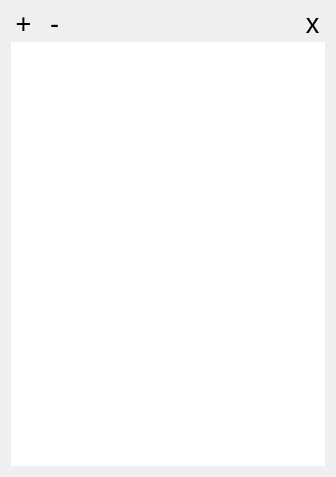
<?xml version="1.0" encoding="UTF-8"?>
<ui version="4.0">
 <class>MainWindow</class>
 <widget class="QMainWindow" name="MainWindow">
  <property name="geometry">
   <rect>
    <x>0</x>
    <y>0</y>
    <width>336</width>
    <height>477</height>
   </rect>
  </property>
  <property name="windowTitle">
   <string>Sticky Notes</string>
  </property>
  <property name="autoFillBackground">
   <bool>true</bool>
  </property>
  <widget class="QWidget" name="centralWidget">
   <property name="sizePolicy">
    <sizepolicy hsizetype="Maximum" vsizetype="Maximum">
     <horstretch>0</horstretch>
     <verstretch>0</verstretch>
    </sizepolicy>
   </property>
   <layout class="QVBoxLayout" name="verticalLayout">
    <item>
     <layout class="QHBoxLayout" name="horizontalLayout">
      <item>
       <widget class="QPushButton" name="moreButton">
        <property name="minimumSize">
         <size>
          <width>25</width>
          <height>25</height>
         </size>
        </property>
        <property name="maximumSize">
         <size>
          <width>25</width>
          <height>25</height>
         </size>
        </property>
        <property name="baseSize">
         <size>
          <width>2</width>
          <height>0</height>
         </size>
        </property>
        <property name="font">
         <font>
          <pointsize>20</pointsize>
          <weight>50</weight>
          <bold>false</bold>
         </font>
        </property>
        <property name="layoutDirection">
         <enum>Qt::LeftToRight</enum>
        </property>
        <property name="styleSheet">
         <string notr="true">QPushButton {
    border: 0px;
}</string>
        </property>
        <property name="text">
         <string>+</string>
        </property>
       </widget>
      </item>
      <item>
       <widget class="QPushButton" name="deleteButton">
        <property name="minimumSize">
         <size>
          <width>25</width>
          <height>25</height>
         </size>
        </property>
        <property name="maximumSize">
         <size>
          <width>25</width>
          <height>25</height>
         </size>
        </property>
        <property name="baseSize">
         <size>
          <width>2</width>
          <height>0</height>
         </size>
        </property>
        <property name="font">
         <font>
          <pointsize>20</pointsize>
          <weight>50</weight>
          <bold>false</bold>
         </font>
        </property>
        <property name="layoutDirection">
         <enum>Qt::LeftToRight</enum>
        </property>
        <property name="styleSheet">
         <string notr="true">QPushButton {
    border: 0px;
}</string>
        </property>
        <property name="text">
         <string>-</string>
        </property>
       </widget>
      </item>
      <item>
       <spacer name="horizontalSpacer">
        <property name="orientation">
         <enum>Qt::Horizontal</enum>
        </property>
        <property name="sizeHint" stdset="0">
         <size>
          <width>237</width>
          <height>20</height>
         </size>
        </property>
       </spacer>
      </item>
      <item>
       <widget class="QPushButton" name="closeButton">
        <property name="minimumSize">
         <size>
          <width>25</width>
          <height>25</height>
         </size>
        </property>
        <property name="maximumSize">
         <size>
          <width>25</width>
          <height>25</height>
         </size>
        </property>
        <property name="font">
         <font>
          <pointsize>20</pointsize>
          <weight>50</weight>
          <bold>false</bold>
         </font>
        </property>
        <property name="styleSheet">
         <string notr="true">QPushButton {
    border: 0px;
}</string>
        </property>
        <property name="text">
         <string>x</string>
        </property>
       </widget>
      </item>
     </layout>
    </item>
    <item>
     <widget class="QTextEdit" name="textEdit">
      <property name="font">
       <font>
        <pointsize>18</pointsize>
       </font>
      </property>
      <property name="frameShape">
       <enum>QFrame::NoFrame</enum>
      </property>
      <property name="frameShadow">
       <enum>QFrame::Plain</enum>
      </property>
      <property name="lineWidth">
       <number>0</number>
      </property>
     </widget>
    </item>
   </layout>
  </widget>
 </widget>
 <layoutdefault spacing="6" margin="11"/>
 <resources/>
 <connections/>
</ui>
